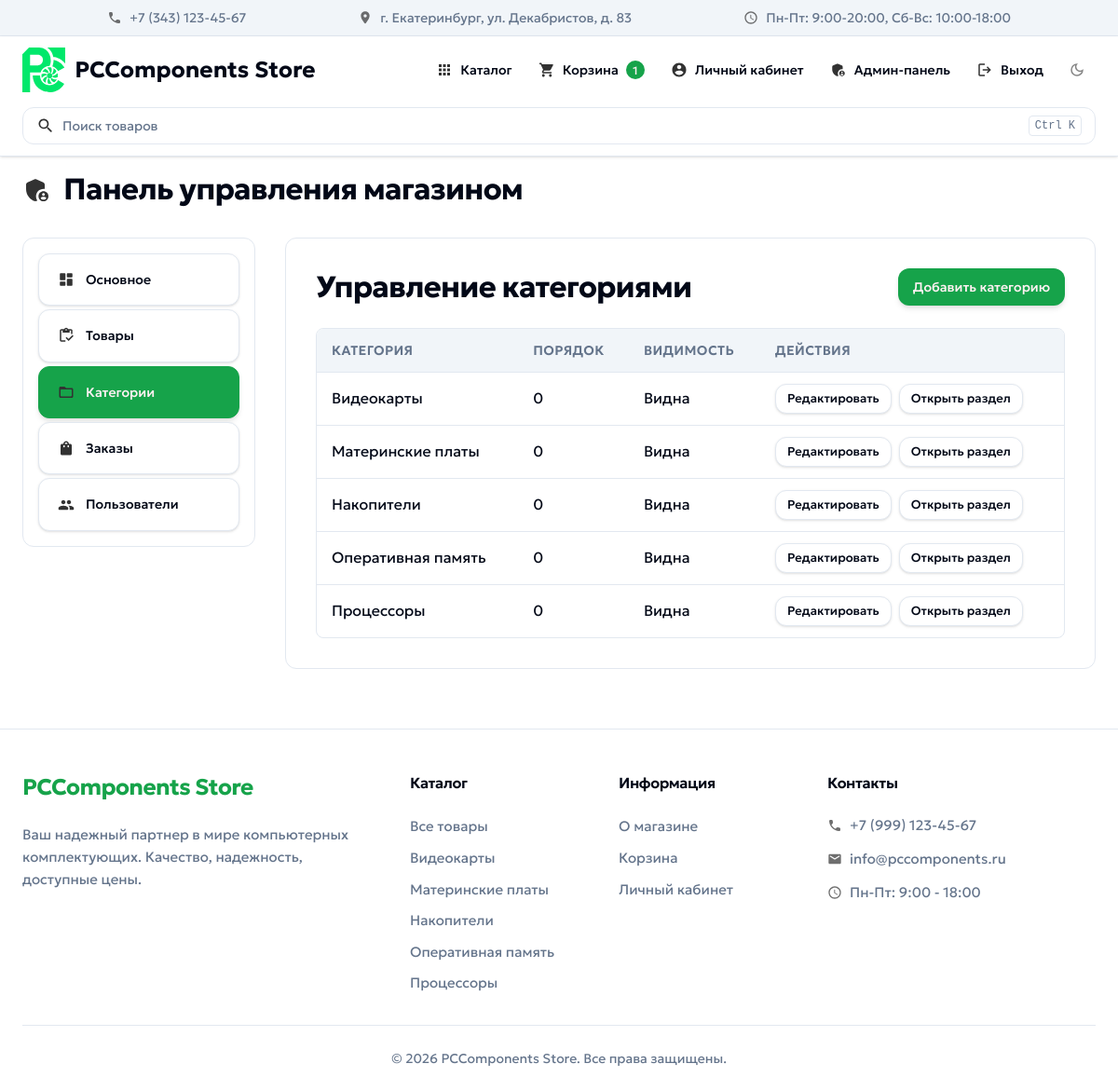
Page /admin?tab=categories (signed in) on the committed database.
### tables this page shows
CREATE TABLE categories (
    id INT PRIMARY KEY AUTO_INCREMENT,
    name VARCHAR(100) NOT NULL,
    slug VARCHAR(100) UNIQUE NOT NULL,
    description TEXT,
    meta_title VARCHAR(255),
    meta_description VARCHAR(255),
    parent_id INT,
    icon_path VARCHAR(255),
    sort_order INT NOT NULL DEFAULT 0,
    is_visible BOOLEAN NOT NULL DEFAULT TRUE,
    created_at TIMESTAMP DEFAULT CURRENT_TIMESTAMP,
    updated_at TIMESTAMP DEFAULT CURRENT_TIMESTAMP ON UPDATE CURRENT_TIMESTAMP,
    INDEX idx_slug (slug),
    INDEX idx_parent_id (parent_id),
    FOREIGN KEY (parent_id) REFERENCES categories(id)
);

### index.php (called while the page is built, shortened)
<?php
require __DIR__ . '/public/index.php';

### src/helpers/Request.php (called while the page is built, shortened)
<?php
class Request {
    public static function text($data, $key, $default = '') {
        return isset($data[$key]) && is_string($data[$key]) ? trim($data[$key]) : $default;
    }
}

### src/models/Category.php (called while the page is built, shortened)
<?php
class Category {
    private $conn;
    public function __construct($db) {
        $this->conn = $db;
    }
    public function getAll($include_hidden = false) {
        return array_values(array_filter($this->getTree($include_hidden), function ($row) {
            return $row['parent_id'] === null;
        }));
    }
    public function getTree($include_hidden = false) {
        $rows = $this->conn->query('SELECT * FROM categories ORDER BY sort_order, name, id')->fetchAll(PDO::FETCH_ASSOC);
        $children = [];
        foreach ($rows as $row) $children[(int)$row['parent_id']][] = $row;
        $result = [];
        $walk = function ($parent, $path, $depth, $visible) use (&$walk, &$result, &$visited, $children, $include_hidden) {
            foreach ($children[$parent] ?? [] as $row) {
                $row['depth'] = $depth;
                $row['path'] = ($path === '' ? '' : $path . '/') . $row['slug'];
                $row['visible'] = $visible && (bool)$row['is_visible'];
                if ($include_hidden || $row['visible']) $result[] = $row;
            }
        };
        return $result;
    }
}

### src/helpers/Url.php (called while the page is built, shortened)
<?php
class Url {
    private static $trees;
    private static function categories($pdo) {
        if (self::$trees === null) self::$trees = new \WeakMap();
        if (!isset(self::$trees[$pdo])) {
            $rows = [];
            foreach ((new Category($pdo))->getTree(true) as $row) $rows[$row['id']] = $row;
            self::$trees[$pdo] = $rows;
        }
        return self::$trees[$pdo];
    }
    public static function categoryPath($category, $pdo) {
        $row = self::categories($pdo)[$category['id']] ?? $category;
        return '/category/' . ($row['path'] ?? $row['slug']);
    }
    public static function category($category, $pdo) {
        return APP_URL . self::categoryPath($category, $pdo);
    }
}

### src/helpers/Auth.php (called while the page is built, shortened)
<?php
class Auth {
    public static function isLoggedIn() {
        return isset($_SESSION['user_id']);
    }
}

### src/views/admin/categories.php (the view, shortened to what this page needs)
<div class="admin-header">
    <h2>Управление категориями</h2>
    <a href="<?php echo APP_URL; ?>/admin?tab=categories&amp;action=add" class="btn">Добавить категорию</a>
</div>
<?php
$category_model = new \App\Models\Category($pdo);
$admin_categories = $category_model->getTree(true);
$category_action = \App\Helpers\Request::text($_GET, 'action');
if (in_array($category_action, ['add', 'edit'], true)) {
    include __DIR__ . '/category-form.php';
} else {
?>
<div class="data-table-wrapper">
    <table class="data-table">
        <thead><tr><th>Категория</th><th>Порядок</th><th>Видимость</th><th>Действия</th></tr></thead>
        <tbody>
            <?php foreach ($admin_categories as $row): ?>
                <tr>
                    <td> <?php echo htmlspecialchars($row['name']); ?></td>
                    <td><?php echo (int)$row['sort_order']; ?></td>
                    <td><?php echo $row['visible'] ? 'Видна' : 'Скрыта'; ?></td>
                    <td><div class="table-actions"><a class="btn btn-sm btn-outline" href="<?php echo APP_URL; ?>/admin?tab=categories&amp;action=edit&amp;id=<?php echo (int)$row['id']; ?>">Редактировать</a><?php if ($row['visible']): ?><a class="btn btn-sm btn-outline" href="<?php echo htmlspecialchars(\App\Helpers\Url::category($row, $pdo)); ?>">Открыть раздел</a><?php endif; ?></div></td>
                </tr>
            <?php endforeach; ?>
        </tbody>
    </table>
</div>
<?php } ?>

### src/views/includes/footer.php
<footer class="footer">
    <div class="container">
        <div class="footer-content">
            <div class="footer-section">
                <h3 class="footer-title">PCComponents Store</h3>
                <p class="footer-description">
                    Ваш надежный партнер в мире компьютерных комплектующих.
                    Качество, надежность, доступные цены.
                </p>
            </div>
            <div class="footer-section">
                <h4 class="footer-heading">Каталог</h4>
                <ul class="footer-links">
                    <li><a href="<?php echo APP_URL; ?>/catalog">Все товары</a></li>
                    <?php foreach ((new \App\Models\Category($pdo))->getAll() as $footer_category): ?>
                        <li><a href="<?php echo htmlspecialchars(\App\Helpers\Url::category($footer_category, $pdo)); ?>"><?php echo htmlspecialchars($footer_category['name']); ?></a></li>
                    <?php endforeach; ?>
                </ul>
            </div>
            <div class="footer-section">
                <h4 class="footer-heading">Информация</h4>
                <ul class="footer-links">
                    <li><a href="<?php echo APP_URL; ?>/">О магазине</a></li>
                    <li><a href="<?php echo APP_URL; ?>/cart">Корзина</a></li>
                    <?php if (\App\Helpers\Auth::isLoggedIn()): ?>
                        <li><a href="<?php echo APP_URL; ?>/account">Личный кабинет</a></li>
                    <?php else: ?>
                        <li><a href="<?php echo APP_URL; ?>/auth">Вход / Регистрация</a></li>
                    <?php endif; ?>
                </ul>
            </div>
            <div class="footer-section">
                <h4 class="footer-heading">Контакты</h4>
                <ul class="footer-contacts">
                    <li>
                        <img src="<?php echo APP_URL; ?>/public/images/icons/phone.svg" alt="" width="16" height="16">
                        <span>+7 (999) 123-45-67</span>
                    </li>
                    <li>
                        <img src="<?php echo APP_URL; ?>/public/images/icons/email.svg" alt="" width="16" height="16">
                        <span>info@pccomponents.ru</span>
                    </li>
                    <li>
                        <img src="<?php echo APP_URL; ?>/public/images/icons/schedule.svg" alt="" width="16" height="16">
                        <span>Пн-Пт: 9:00 - 18:00</span>
                    </li>
                </ul>
            </div>
        </div>
        <div class="footer-bottom">
            <p>&copy; 2026 PCComponents Store. Все права защищены.</p>
        </div>
    </div>
</footer>

### public/css/ui.css (style rules this page uses)
.admin-header { flex-wrap: wrap; gap: 1rem; }

### rows in the picture
categories: name "Видеокарты", sort_order "0"
categories: name "Материнские платы", sort_order "0"
categories: name "Накопители", sort_order "0"
categories: name "Оперативная память", sort_order "0"
categories: name "Процессоры", sort_order "0"

### other values in the picture
$header_cart_count "1"
$section['title'] "Основное"
$section['title'] "Товары"
$section['title'] "Категории"
$section['title'] "Заказы"
$section['title'] "Пользователи"
